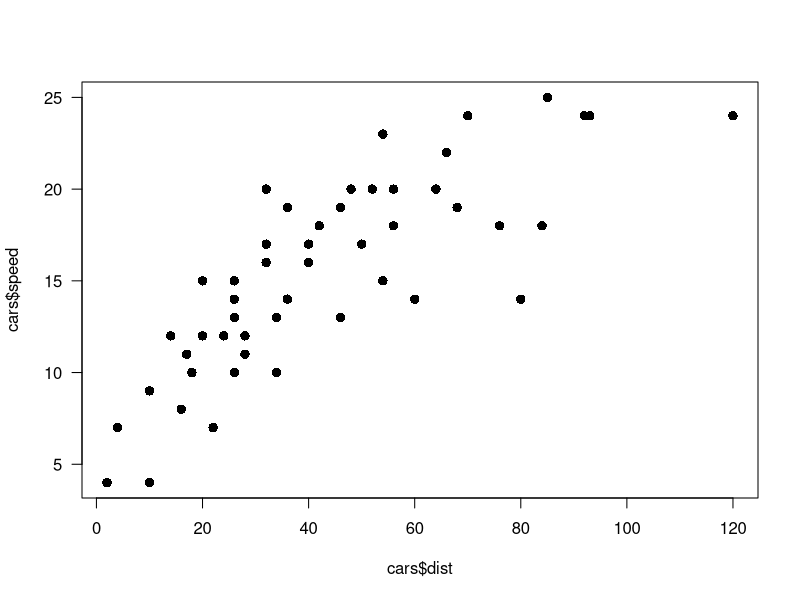

R code for this plot: (Note: this script raises an error after producing the figure.)
## ---- chunk 1
#| code-fold: true
#| message: false
#| warning: false
model_1 <- lm(cars$dist ~ cars$speed) # modèle linéaire simple
## ---- chunk 2
plot(cars$dist, cars$speed, # variables mises en relation
     type="p", # nuage de points
     pch=16,   # type de points (remplis)
     cex=1.25, # grosseur des points
     las=1)    # orientation de l'axe des y
## ---- chunk 3
cor(cars$speed, cars$dist)
## ---- chunk 4
knitr::include_graphics('figures/corrSimple.png')
## ---- chunk 5
knitr::include_graphics('figures/corrSimple2.png')
## ---- chunk 6
( CorrTest <- cor.test(cars$dist, cars$speed) )
## ---- chunk 7
str(CorrTest)
## ---- chunk 8
CorrTest$statistic # test t
CorrTest$parameter # degrés de liberté
CorrTest$p.value   # valeur p
CorrTest$estimate  # corrélation
CorrTest$method    # type de corrélation
CorrTest$conf.int[1] # valeur inférieure des IC à 95%
CorrTest$conf.int[2] # valeur supérieure des IC à 95%
## ---- chunk 9
options(scipen=999) # retirer la notation scientifique
rbind(test_t      = CorrTest$statistic[[1]], 
      dl          = CorrTest$parameter[[1]],
      valeur_p    = CorrTest$p.value[[1]],
      correlation = CorrTest$estimate[[1]],
      lower.ic    = CorrTest$conf.int[[1]],
      upper.ic    = CorrTest$conf.int[[2]]
      )
## ---- chunk 10
knitr::include_graphics('figures/textMkd.png')
## ---- chunk 11
knitr::include_graphics('figures/exercice6.png')
